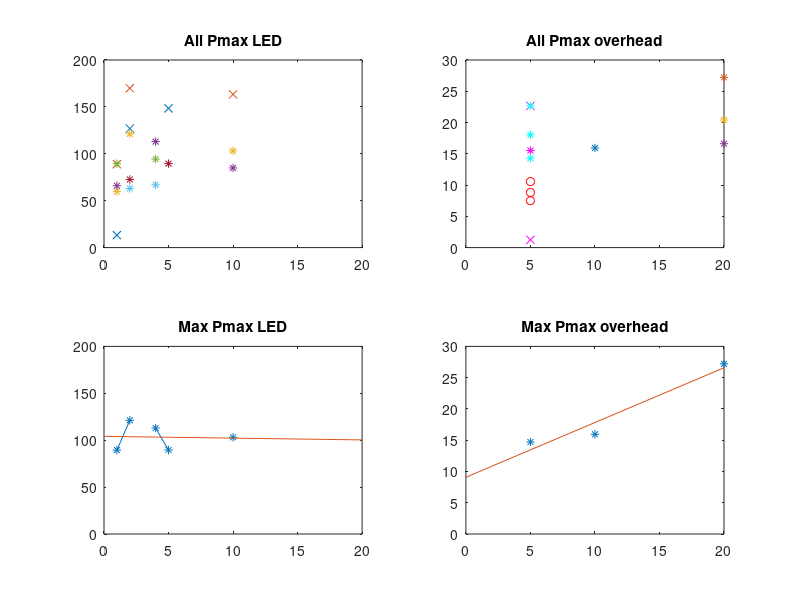

Reproduce this figure in MATLAB.
close all

konc = 1:1:20;

%konc vs Pmax
p = zeros(1, 20);
for i=1:20
    p(i) = NaN;
end

%Pmax med LED
%1:1 : 89.49, 
%2:1 : 121.2
%4:1 : 113
%5:1 : 89.51/148.4
%10:1 : 103.1/163.4

%1&2
pmax = p;
pmax(1) = 89.49;
pmax(2) = 121.2;
pmax(4) = 113;
pmax(5) = 89.51;
pmax(10) = 103.1;

pmax_meas = pmax;
pmax_meas(5) = 148.4;
pmax_meas(10) = 163.4;

%Pmax med overhead
%5:1 :  15g     20g     25g
       %15.53   10.56   18.05
%10:1 : 15.94
%20:1 : 27.21

%alla pmax
%(1+2 default)
%1:1
    %13.32 fel
    %88.89 (fel?)
    %59.66
    %65.92
    %89.49
%2:1
    %63.1
    %72.62
    %126.9 (fel?)
    %169.9 (fel?)
    %121.2
%4:1
    %113
    %94.34
    %66.92
%5:1
    %89.51 
    %148.4 (fel?)
    %1.246 (15g overhead)
    %15.53 (dito)
    %22.66 (dito, fel?)
    %10.56 (20g overhead)
    %8.822 (dito)
    %7.489 (dito)
    %14.29 (25g overhead)
    %18.05 (dito)
    %22.66 (dito)
%10:1
    %163.4 (fel?)
    %103.1
    %84.91
    %15.94 (25g overhead)
%20:1 (25g overhead)
    %27.21
    %20.4
    %16.61

%3
corn_am = [0 5 10 15 20 25]; %alla 5:1
am_51 = [NaN NaN NaN 15.53 10.56 18.05];

pmax15 = pmax;
pmax15(5) = 15.53;  %fel?: 20.41
pmax15(10) = 15.94;
pmax15(20) = 27.21;

pmax20 = pmax15;
pmax20(5) = 10.56;

pmax25 = pmax15;
pmax25(5) = 18.05;

pmax2 = p;
pmax2(5) = (pmax15(5)+pmax20(5)+pmax25(5))/3;
pmax2(10) = pmax15(10);
pmax2(20) = pmax15(20);

%alla pmax-punkter
[p111, p112, p113, p114, p115, ...
    p211, p212, p213, p214, p215, ...
    p411, p412, p413, ...
    p511, p512, p513, p514, p515, p516, p517, p518, p519, p5110, p5111, ...
    p1011, p1012, p1013, p1014, p_avg, p_avg2, ...
    p2011, p2012, p2013, ...
    p_avg, p_avg2] = deal(p);

p111(1) = 13.32; %fel
p112(1) = 88.89; %fel?
p113(1) = 59.66;
p114(1) = 65.92;
p115(1) = 89.49;
p_avg(1) = (p113(1)+p114(1)+p115(1))/3;

p211(2) = 63.1;
p212(2) = 72.62;
p213(2) = 126.9; %fel?
p214(2) = 169.9; %fel?
p215(2) = 121.2;
p_avg(2) = (p211(2)+p212(2)+p215(2))/3;

p411(4) = 113;
p412(4) = 94.34;
p413(4) = 66.92;
p_avg(4) = (p411(4)+p412(4)+p413(4))/3;

p511(5) = 89.51; 
p512(5) = 148.4; %(fel?)
p513(5) = 1.246; %(15g overhead)
p514(5) = 15.53; %(dito)
p515(5) = 22.66; %(dito, fel?)
p516(5) = 10.56; %(20g overhead) - ngt fel m hela batchen?
p517(5) = 8.822; %(dito)
p518(5) = 7.489; %(dito)
p519(5) = 14.29; %(25g overhead)
p5110(5) = 18.05; %(dito)
p5111(5) = 22.66; %(dito)
p_avg(5) = p511(5);
p_avg2(5) = (p513(5)+p514(5)+p516(5)+p517(5)+p518(5)+p519(5)+p5110(5)+p5111(5))/8;

p1011(10) = 163.4; %(fel?)
p1012(10) = 103.1;
p1013(10) = 84.91;
p1014(10) = 15.94; %(25g overhead)
p_avg(10) = (p1012(10)+p1013(10))/2;
p_avg2(10) = p1014(10);

p2011(20) = 27.21; %(25g overhead)
p2012(20) = 20.4;
p2013(20) = 16.61;
p_avg2(20) = (p2011(20)+p2012(20)+p2013(20))/3;

konc2 = [0:1:20];
pmax_led = -0.18862*konc2+104.09;
pmax_oh = 0.8751*konc2+9.0783;
%lagga till en till om 20 ar fel?
%fast varfor skulle den vara det?
p_avg_fit = 1.9163*konc2+78.021;
p_avg2_fit = 0.59671*konc2+9.5975;

figure
% x = fel?
%alla pmax LED
subplot(2, 2, 1)
plot(konc, p111, 'x', konc, p112, 'x', konc, p113, '*', konc, p114, '*', konc, p115, '*', ...
    konc, p211, '*', konc, p212, '*', konc, p213, 'x', konc, p214, 'x', konc, p215, '*', ...
    konc, p411, '*', konc, p412, '*', konc, p413, '*', ...
    konc, p511, '*', konc, p512, 'x', ...
    konc, p1011, 'x', konc, p1012, '*', konc, p1013, '*')
title('All Pmax LED')
%alla pmax overhead
subplot(2, 2, 2)
%5:1 m = 15, r = 20 (suspect), c = 25
plot(konc, p513, 'mx', konc, p514, 'm*', konc, p515, 'mx', ...
    konc, p516, 'ro', konc, p517, 'ro', konc, p518, 'ro', ...
    konc, p519, 'c*', konc, p5110, 'c*', konc, p5111, 'c*', ...
    konc, p1014, '*', ...
    konc, p2011, '*', konc, p2012, '*', konc, p2013, '*')
title('All Pmax overhead')
xlim([0 20])
%hogsta pmax LED
subplot(2, 2, 3)
plot(konc, pmax, '*-', konc2, pmax_led)
title('Max Pmax LED')
ylim([0 200])
%hogsta pmax overhead, pmax2(5) ar avg
subplot(2, 2, 4)
plot(konc, pmax2, '-*', konc2, pmax_oh)
title('Max Pmax overhead')
xlim([0 20])
ylim([0 30])
%averages - inte jattebra satt att mata men ger ide
%LED
% subplot(3, 2, 5)
% plot(konc, p_avg, '-*', konc2, p_avg_fit)
% title('All Pmax LED average OBS ej bra matt')
% ylim([0 200])
% %oh
% subplot(3, 2, 6)
% plot(konc, p_avg2, '-*', konc2, p_avg2_fit)
% title('All Pmax overhead average')
% xlim([0 20])
% ylim([0 30])

% figure
% %forsta matningarna majs optimal konc
% subplot(3, 1, 1)
% plot(konc, pmax, '*-', konc, pmax_meas, '*-');
% title('1st: konc vs Pmax purple corn')
% subplot(3, 1, 2)
% plot(konc, pmax15, '*', konc, pmax20, 'x', konc, pmax25, 'o')
% xlim([0 20])
% ylim([0 30])
% title('5:1 konc vs Pmax, 10:1 20:1 w/ 25')
% subplot(3, 1, 3)
% plot(corn_am, am_51)
% title('Amount vs Pmax')

